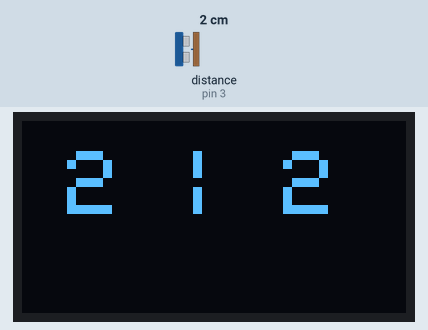
The sketch below on a simulated Arduino Uno, built with avr-gcc and run on an emulated ATmega328P. Shown: 128×64 one-colour display. Wiring (inferred from the names in the program): ultrasonic range finder: trigger pin 2; echo pin 3. Inputs (shaded band) come from the test bench; at power-on: distance to the obstacle (sensor on pin 3) 80 cm. The echo pulse lasts 58.3 µs per cm; random numbers use the default seed unless the sketch sets one.

1.3 s: distance to the obstacle (sensor on pin 3) set to 2 cm
Above: at 1.7 s.
Timing chart, 0 to 4.3 s (numbered marks = the images above; inputs shaded):
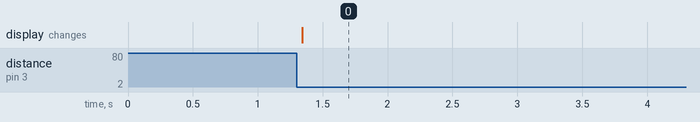

Measured:
- after the input at 1.3 s, the display: changes at once (image 0)

The sketch:

tyo_han_system.ino
```cpp
/*
 * 丁半システム
 * - 超音波距離センサーでカップの開け閉めを検知
 * - ダイスの目をOLEDディスプレイに表示
 */

/* OLEDディスプレイ設定 */
#include <Wire.h>
#include <Adafruit_GFX.h>
#include <Adafruit_SSD1306.h>

Adafruit_SSD1306 display(-1); // RSTピンがないので-1を指定

/* 超音波距離センサー設定 */
#define ECHO_PIN 3 // 入力ピン
#define TRIG_PIN 2 // 出力ピン

const float temp = 24; // 気温
const float v = (331.5 + 0.6 * temp) / 10000; // 音速

const int distance_tl = 11; // 最大検出距離[cm]
int distance; // 距離[cm]

// 余剰検出を省く
int scanCount = 0;
int scanCheckCount = 0;

void setup() {
  Serial.begin(9600);
  pinMode(ECHO_PIN,INPUT);
  pinMode(TRIG_PIN,OUTPUT);

  // 使用するディスプレイに応じて設定を変更
  display.begin(SSD1306_SWITCHCAPVCC, 0x3C);
}

void loop() {
  // OLED設定
  display.clearDisplay();
  display.setTextSize(3);
  display.setTextColor(WHITE);
  display.setCursor(15, 10);

  // 超音波の出力終了
  digitalWrite(TRIG_PIN, LOW);
  delayMicroseconds(1);
  // 超音波を出力
  digitalWrite(TRIG_PIN, HIGH);
  delayMicroseconds(11);
  // 超音波を出力終了
  digitalWrite(TRIG_PIN, LOW);

  // 出力した超音波が返って来る時間を計測
  int t = pulseIn(ECHO_PIN, HIGH) / 2;

  // マイナス値を省く
  if (t > 0) {
    distance = v * t;

    if (distance_tl > distance) {
      scanCount++;
      scanCheckCount = 0;
    } else {
      scanCheckCount++;
      if (scanCheckCount > 20) {
        scanCount = 0;
      }
    }

    if (scanCount == 2) {
      // 表示テキスト
      display.println(String(random(1, 7)) + " | " + String(random(1, 7)));
      // 描画バッファの内容を画面に表示
      display.display();
    }
  }

  delay(5);
}
```
